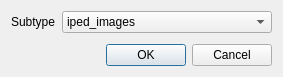
<?xml version="1.0" encoding="UTF-8"?>
<ui version="4.0">
 <class>HashPartialDialog</class>
 <widget class="QDialog" name="HashPartialDialog">
  <property name="geometry">
   <rect>
    <x>0</x>
    <y>0</y>
    <width>283</width>
    <height>77</height>
   </rect>
  </property>
  <property name="windowTitle">
   <string>Hash Partial Dialog</string>
  </property>
  <layout class="QVBoxLayout" name="verticalLayout">
   <item>
    <layout class="QFormLayout" name="formLayout">
     <item row="0" column="0">
      <widget class="QLabel" name="typeLabel">
       <property name="text">
        <string>Subtype</string>
       </property>
      </widget>
     </item>
     <item row="0" column="1">
      <widget class="QComboBox" name="cbx_subtype">
       <item>
        <property name="text">
         <string>iped_images</string>
        </property>
       </item>
       <item>
        <property name="text">
         <string>iped_results</string>
        </property>
       </item>
      </widget>
     </item>
    </layout>
   </item>
   <item>
    <widget class="QDialogButtonBox" name="bbx_box">
     <property name="orientation">
      <enum>Qt::Horizontal</enum>
     </property>
     <property name="standardButtons">
      <set>QDialogButtonBox::Cancel|QDialogButtonBox::Ok</set>
     </property>
     <property name="centerButtons">
      <bool>false</bool>
     </property>
    </widget>
   </item>
  </layout>
 </widget>
 <resources/>
 <connections/>
</ui>
